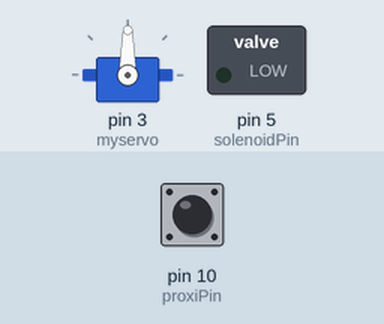
This sketch was run on a simulated Arduino Uno, built with avr-gcc and run on an emulated ATmega328P. On the bench: servo, switched loads named in the sketch (green lamp = pin HIGH). Dashed ring = blinking. The inputs (shaded band) are chosen by the test bench; at power-on: pin 10 (proxiPin) LOW.

Above: at 0.1 s.
At 1.7 s:
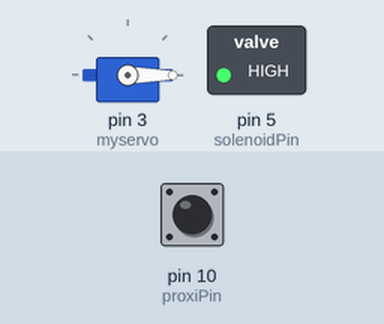
1.8 s: pin 10 (proxiPin) pulsed HIGH 2 times (0.12 s each, 0.3 s apart)
At 3.0 s:
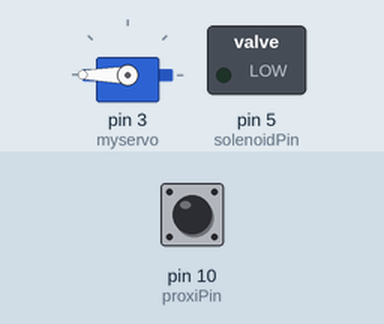
Timing chart, 0 to 11.4 s (numbered marks = the images above; inputs shaded):
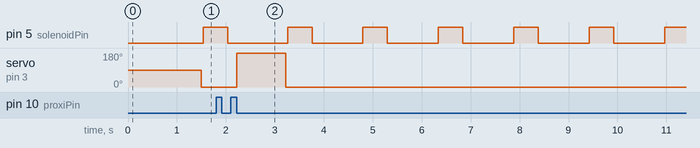

Measured:
- after the input at 1.8 s, servo on pin 3 (myservo): 0° → 180° after 0.42 s, → 0° 1.0 s later
- by itself, pin 5 (solenoidPin): alternates HIGH for 0.50 s and LOW for 1.0 s

The sketch:

anxious_proxi_solenoid_servo_b.ino
```cpp
#include "RunningMedian.h"
#include <Servo.h>


// objects
RunningMedian samples = RunningMedian(3); // how many samples, lower number = faster
Servo myservo;


// assign pins to variables
const int proxiPin = 10;
const int solenoidPin = 5;

// sensor values
long pulse;

// range for interaction
float zone_anxiety = 70; // in cm
float zone_panic = 30; // where light is off and solenoid crazy fast

// time Variable will change:
long previousMillis = 0;        // will store last time Solenoid was fired


long interval_normal = 1000;           // interval at which to ploing (milliseconds)
long interval_anxious = 100;           // interval at which to ploing (milliseconds)

/*
 * 1000 = normal
 * 100 = anxious
 */


void setup() {
  Serial.begin(9600); // baud rate, communication with computer over USB
  // set pinModes
  pinMode(proxiPin, INPUT);
   pinMode(solenoidPin, OUTPUT);
   myservo.attach(3);
  delay(500);
}
//Main loop where the action takes place
void loop() {
  unsigned long currentMillis = millis();
  pulse = pulseIn(proxiPin, HIGH);
  samples.add(pulse);

  float median = samples.getMedian();
  median = median/58; // conversion to cm, approximation

  if(median <= zone_panic) {
     myservo.write(0);
     if( (currentMillis - previousMillis) > interval_anxious) {
      previousMillis = currentMillis;
      ploing(solenoidPin);
    }
  } else if(median <= zone_anxiety) {
    float fadeIn = map(median, zone_panic, zone_anxiety, interval_anxious, interval_normal);
    float angleIn = map(median, zone_panic, zone_anxiety, 30, 180);

    for(int i = angleIn; i<180; i++) {
      myservo.write(i);
    }
    for(int i = 180; i>=angleIn; i--) {
      myservo.write(i);
    }
    if( (currentMillis - previousMillis) > fadeIn) {
      previousMillis = currentMillis;
      ploing(solenoidPin);
    }
  } else {
    myservo.write(180);
  }


} // end loop

void ploing(int pin) {
  digitalWrite(pin, LOW);
  delay(40);
  digitalWrite(pin, HIGH);
  delay(500);
  digitalWrite(pin, LOW);
}

void heartBeat(int pin)  {
  ploing(pin);
  ploing(pin);
}
```
